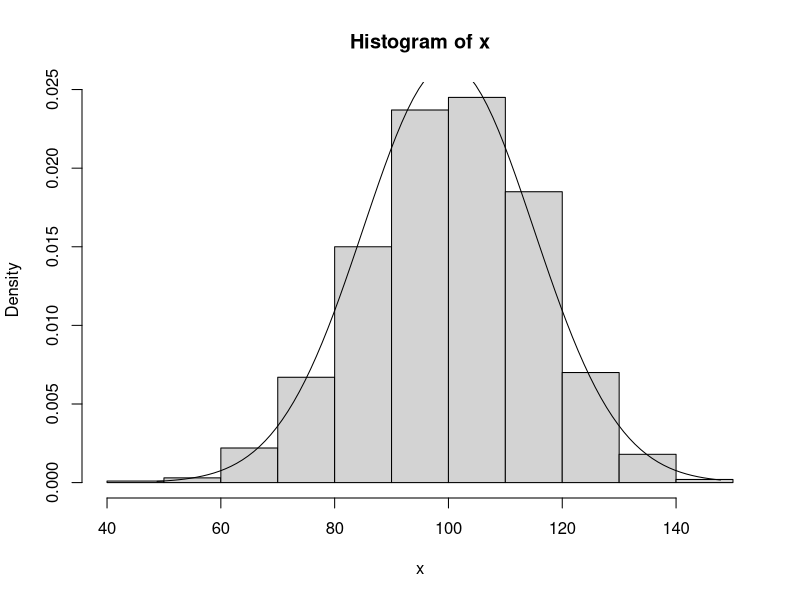

Generate this figure with R:
# Title     : TODO
# Objective : TODO
# Created by: radhapavan
# Created on: 6/8/2018

# What is P(X > 19) when X has the N(17.46, 375.67) distribution?
pvalue <- pnorm(19, mean=17.46, sd=sqrt(375.67))
print(paste("Pvalue", round(pvalue,3)))

# What is F-1(0.95) when X has the N(100, 15^2) distribution?
qvalue <-qnorm(0.95, mean=100, sd=15)
print(paste("qvalue", round(qvalue,3)))


#rnorm

x <- rnorm(1000, mean=100, sd=15)
hist(x, probability=TRUE)
xx <- seq(min(x), max(x), length=100)
lines(xx, dnorm(xx, mean=100, sd=15))



#What is P(X = 1) when X has the Bin(25, 0.005) distribution?
dbnm <- dbinom(1, 25, 0.005)
print(paste("Binomial prob", round(dbnm,3)))


#Using just the population mean [μ = 67.99] and standard deviation [σ = 1.90],
# you can calculate the z-score for any given value of x. In this example I’ll use 72 for x.
pop_mean = 67.99
pop_sd =1.90
x = 72
z <- (x - pop_mean) / pop_sd
print(paste("Z score", round(z,3)))

p_yellow1 <- pnorm(72, pop_mean, pop_sd)    #using x, mu, and sigma
p_yellow2 <- pnorm(z)                       #using z-score of 2.107
p_blue1 <- 1 - p_yellow1   #using x, mu, and sigma
p_blue2 <- 1 - p_yellow2   #using z-score of 2.107

print(p_yellow1)
print(p_yellow2)
print(p_blue1)
print(p_blue2)
